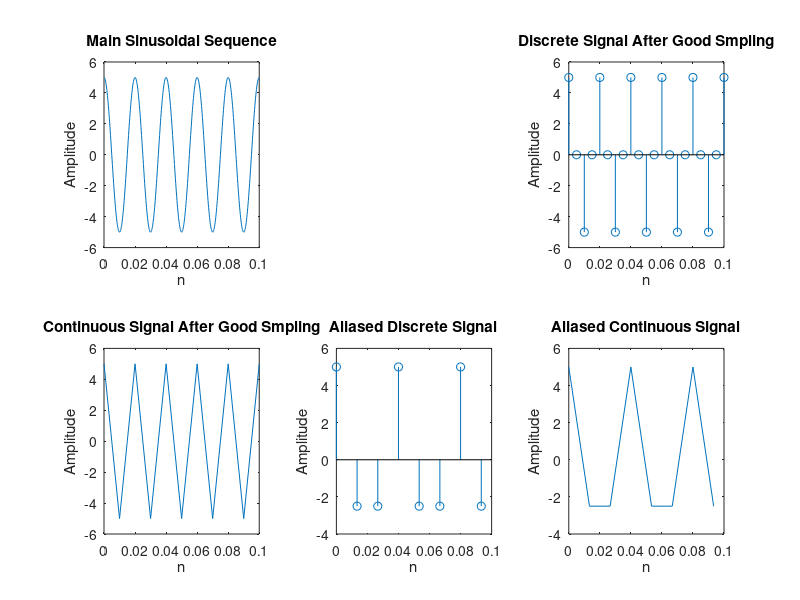

Write MATLAB code to recreate this figure.
%Without Sampling:-
t = 0:1/5000:1/50*5;
y=5*cos(2*pi*50*t);
subplot(2,3,1);
plot(t, y);
ylabel('Amplitude');
xlabel('n');
title('Main Sinusoidal Sequence');


%after Sampling:-
fs=200;
T=1/fs;
t=0:T:0.01*10;
y=5*cos(2*pi*50*t);
subplot(2,3,3);
stem(t, y);
ylabel('Amplitude');
xlabel('n');
title('Discrete Signal After Good Smpling');
subplot(2,3,4);
plot(t,y);
ylabel('Amplitude');
xlabel('n');
title('Continuous Signal After Good Smpling');

%aliasing Sampling:-
fs=75;
T=1/fs;
t=0:T:0.01*10;
y=5*cos(2*pi*50*t);
subplot(2,3,5);
stem(t, y);
ylabel('Amplitude');
xlabel('n');
title('Aliased Discrete Signal');
subplot(2,3,6);
plot(t,y);
ylabel('Amplitude');
xlabel('n');
title('Aliased Continuous Signal');

